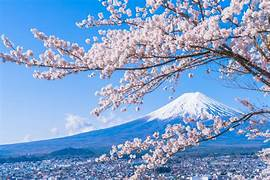
#> input picture TGMT/02.jpg, 270 x 180 px, found by its file name
$ jupyter execute 18.ipynb
#> lines starting #> are read from the running program, lines starting #| are printed output that depends on the picture; after the words box and inside, x2 and y2 are one past the last pixel; in counts of white or black regions, pixels touching at a corner belong together
[cell 1]
import numpy as np
import matplotlib.pyplot as plt
from scipy import ndimage
from PIL import Image
image = Image.open('C:/Users/HI/Documents/TGMT/02.jpg')
#> image is the input picture: PIL image 270x180 RGB; mean R, G, B 126, 159.2, 202.5
gray_image = image.convert('L')
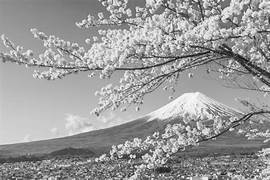
#> gray_image: PIL image 270x180 L; min 1, max 254, mean 154.2
image_array = np.array(gray_image)
binary_image = 1*(image_array<200)
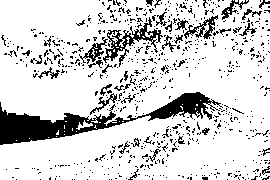
#> binary_image: shape (180, 270) int64; values 0 (black) and 1 (white), 82.9% white; 687 black regions (647 under 20 px), largest, box (x1, y1, x2, y2) and area: (0, 92, 223, 145) 3348, (103, 17, 163, 67) 712, (184, 15, 218, 39) 269
labeled_image, num_features = ndimage.label(binary_image)
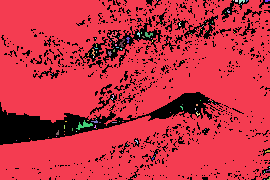
#> labeled_image: shape (180, 270) int32; 128 distinct labels, from 0 to 127; one colour per label, 0 black
#> num_features = 127
fig, axs = plt.subplots(3, 1, figsize=(50, 50))
plt.subplot(3,1,1)
plt.imshow(gray_image, cmap='gray')
plt.title("Ảnh xám")
plt.subplot(3,1,2)
plt.imshow(binary_image, cmap='gray')
plt.title("Ảnh nhị phân")
plt.subplot(3,1,3)
plt.imshow(labeled_image, cmap='gray')
plt.title(f"Đã đánh nhãn ({num_features} đối tượng)")
plt.show();
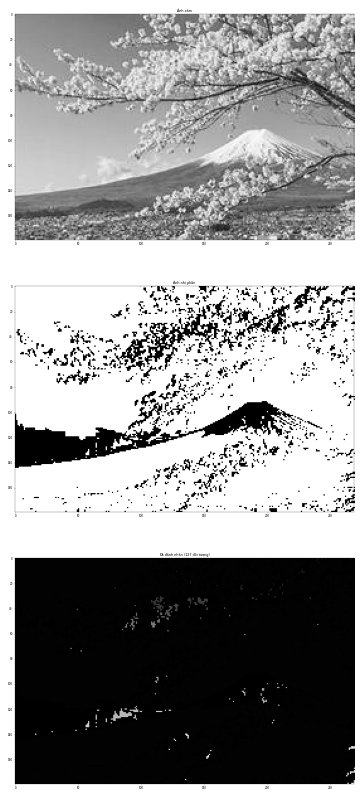
#> figure drawn by matplotlib, 3 panels

[cell 2]
import numpy as np
import matplotlib.pyplot as plt
from scipy import ndimage
from PIL import Image
image = Image.open('C:/Users/HI/Documents/TGMT/02.jpg')
gray_image = image.convert('L')
image_array = np.array(gray_image)
binary_image = 1*(image_array<200)
opened_image = ndimage.binary_opening(binary_image, structure=np.ones((5,5)))
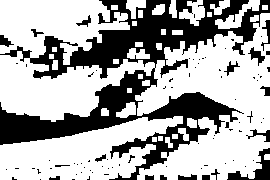
#> opened_image: shape (180, 270) bool; 66.7% white; 89 black regions (71 under 20 px), largest, box (x1, y1, x2, y2) and area: (0, 0, 270, 180) 14502, (227, 148, 270, 180) 453, (248, 47, 265, 66) 127
labeled_image, num_features = ndimage.label(opened_image)
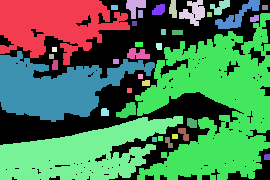
#> labeled_image: shape (180, 270) int32; 38 distinct labels, from 0 to 37; one colour per label, 0 black
#> num_features = 37
fig, axs = plt.subplots(4, 1, figsize=(50, 50))
plt.subplot(4,1,1)
plt.imshow(gray_image, cmap='gray')
plt.title("Ảnh xám")
plt.subplot(4,1,2)
plt.imshow(binary_image, cmap='gray')
plt.title("Ảnh nhị phân")
plt.subplot(4,1,3)
plt.imshow(opened_image, cmap='gray')
plt.title("Ảnh sau opening")
plt.subplot(4,1,4)
plt.imshow(labeled_image, cmap='gray')
plt.title(f"Đã đánh nhãn ({num_features} đối tượng)")
plt.show();

$ run again, with TGMT/01.jpg copied over TGMT/02.jpg
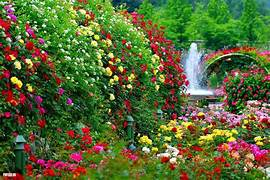
#> input picture TGMT/01.jpg, 270 x 180 px, found by its file name
#> image is the input picture: PIL image 270x180 RGB; mean R, G, B 89.1, 103.3, 54.1
#> `binary_image = 1*(image_array<200)`:
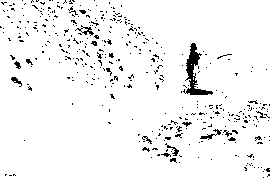
#> binary_image: shape (180, 270) int64; values 0 (black) and 1 (white), 95.2% white; black in thin lines or dots
#> `labeled_image, num_features = ndimage.label(binary_image)`: num_features = 17
#> opened_image: shape (180, 270) bool; 90.2% white; 131 black regions (98 under 20 px), largest, box (x1, y1, x2, y2) and area: (31, 0, 100, 46) 767, (181, 43, 213, 95) 644, (228, 100, 270, 128) 544
#> `labeled_image, num_features = ndimage.label(opened_image)`:
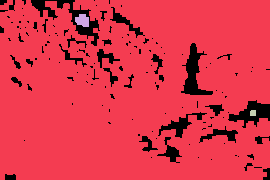
#> labeled_image: shape (180, 270) int32; 4 distinct labels, from 0 to 3; one colour per label, 0 black
#> `labeled_image, num_features = ndimage.label(opened_image)`: num_features = 3

$ run again, with TGMT/03.jpg copied over TGMT/02.jpg
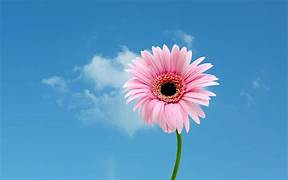
#> input picture TGMT/03.jpg, 288 x 180 px, found by its file name
#> image is the input picture: PIL image 288x180 RGB; mean R, G, B 87.7, 148.4, 194.7
#> binary_image: shape (180, 288) int64; values 0 (black) and 1 (white), 95.1% white; 42 black regions (31 under 20 px), largest, box (x1, y1, x2, y2) and area: (120, 45, 170, 93) 825, (180, 47, 219, 89) 512, (165, 104, 183, 134) 299
#> `labeled_image, num_features = ndimage.label(binary_image)`:
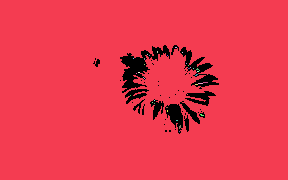
#> labeled_image: shape (180, 288) int32; 38 distinct labels, from 0 to 37; one colour per label, 0 black
#> `labeled_image, num_features = ndimage.label(binary_image)`: num_features = 37
#> `opened_image = ndimage.binary_opening(binary_image, structure=np.ones(..`:
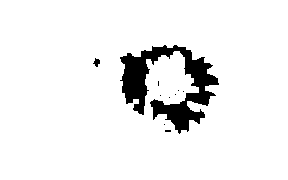
#> opened_image: shape (180, 288) bool; 93.2% white; 10 black regions (8 under 20 px), largest, box (x1, y1, x2, y2) and area: (120, 45, 219, 134) 3449, (93, 58, 100, 67) 37
#> `labeled_image, num_features = ndimage.label(opened_image)`: num_features = 1
